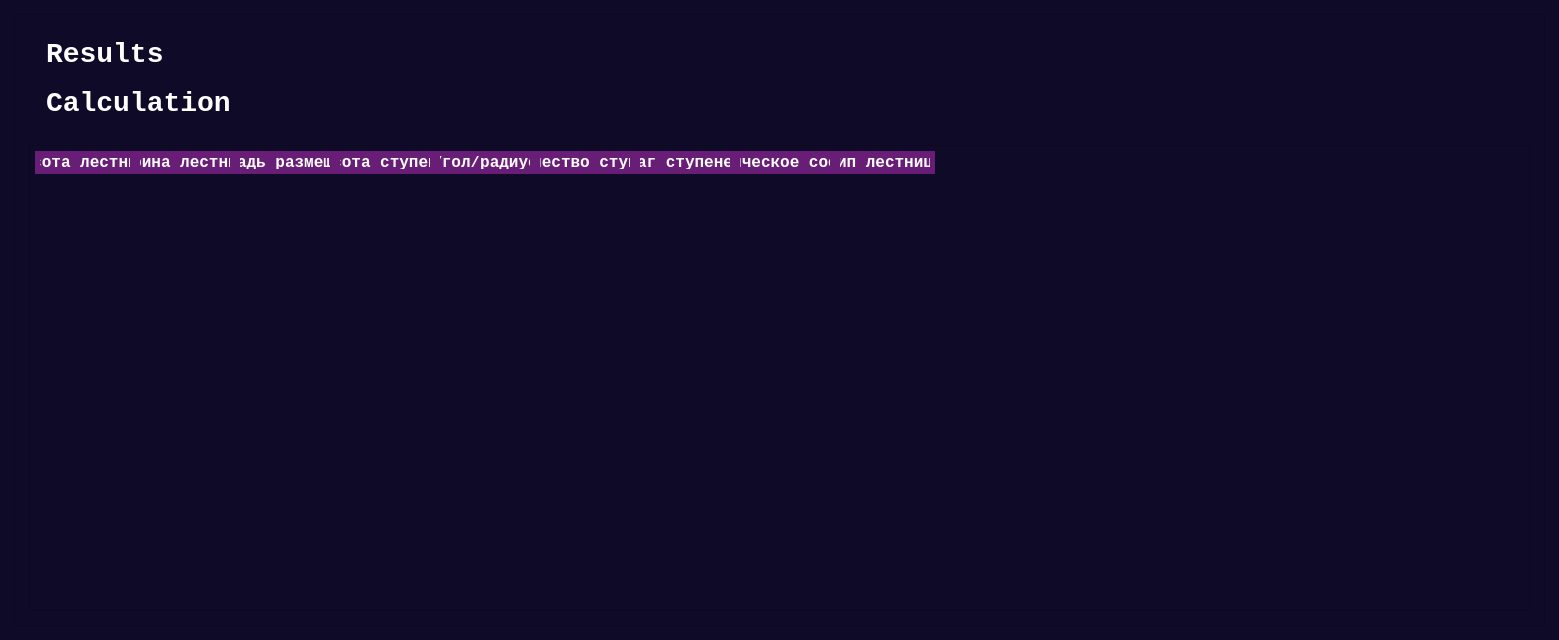
<?xml version="1.0" encoding="UTF-8"?>
<ui version="4.0">
 <class>Allresult</class>
 <widget class="QMainWindow" name="Allresult">
  <property name="geometry">
   <rect>
    <x>0</x>
    <y>0</y>
    <width>1559</width>
    <height>640</height>
   </rect>
  </property>
  <property name="windowTitle">
   <string>All result</string>
  </property>
  <property name="styleSheet">
   <string notr="true">font-family: Consolas;
font-size: 16px;

color: white;

background-color: #100A29;</string>
  </property>
  <widget class="QWidget" name="centralwidget">
   <layout class="QVBoxLayout" name="verticalLayout_2">
    <item>
     <widget class="QFrame" name="frame">
      <property name="styleSheet">
       <string notr="true">margin:5px;</string>
      </property>
      <property name="frameShape">
       <enum>QFrame::StyledPanel</enum>
      </property>
      <property name="frameShadow">
       <enum>QFrame::Raised</enum>
      </property>
      <layout class="QVBoxLayout" name="verticalLayout">
       <item>
        <widget class="QWidget" name="Title" native="true">
         <property name="styleSheet">
          <string notr="true">font-weight:700;
font-size:28px;</string>
         </property>
         <layout class="QVBoxLayout" name="verticalLayout_3">
          <item>
           <widget class="QLabel" name="label_5">
            <property name="styleSheet">
             <string notr="true"/>
            </property>
            <property name="text">
             <string>Results</string>
            </property>
           </widget>
          </item>
          <item>
           <widget class="QLabel" name="label_6">
            <property name="styleSheet">
             <string notr="true"/>
            </property>
            <property name="text">
             <string>Calculation</string>
            </property>
           </widget>
          </item>
         </layout>
        </widget>
       </item>
       <item>
        <widget class="QTableWidget" name="tableWidget">
         <property name="styleSheet">
          <string notr="true">QHeaderView::section {
        background-color: #681E76;
        color: white;
        padding: 5px;
        border: none;
        font-weight: bold;
    }
    
QHeaderView {
        background-color: transparent;
}</string>
         </property>
         <property name="editTriggers">
          <set>QAbstractItemView::NoEditTriggers</set>
         </property>
         <property name="gridStyle">
          <enum>Qt::DashLine</enum>
         </property>
         <attribute name="horizontalHeaderCascadingSectionResizes">
          <bool>false</bool>
         </attribute>
         <attribute name="horizontalHeaderStretchLastSection">
          <bool>false</bool>
         </attribute>
         <attribute name="verticalHeaderCascadingSectionResizes">
          <bool>false</bool>
         </attribute>
         <attribute name="verticalHeaderStretchLastSection">
          <bool>false</bool>
         </attribute>
         <column>
          <property name="text">
           <string>Высота лестницы</string>
          </property>
         </column>
         <column>
          <property name="text">
           <string>Ширина лестницы</string>
          </property>
         </column>
         <column>
          <property name="text">
           <string>Площадь размещения</string>
          </property>
         </column>
         <column>
          <property name="text">
           <string>Высота ступеней</string>
          </property>
         </column>
         <column>
          <property name="text">
           <string>Угол/радиус</string>
          </property>
         </column>
         <column>
          <property name="text">
           <string>Количество ступеней</string>
          </property>
         </column>
         <column>
          <property name="text">
           <string>Шаг ступеней</string>
          </property>
         </column>
         <column>
          <property name="text">
           <string>Эрогономическое соотношение</string>
          </property>
         </column>
         <column>
          <property name="text">
           <string>Тип лестницы</string>
          </property>
         </column>
        </widget>
       </item>
      </layout>
     </widget>
    </item>
   </layout>
  </widget>
 </widget>
 <resources/>
 <connections/>
</ui>
